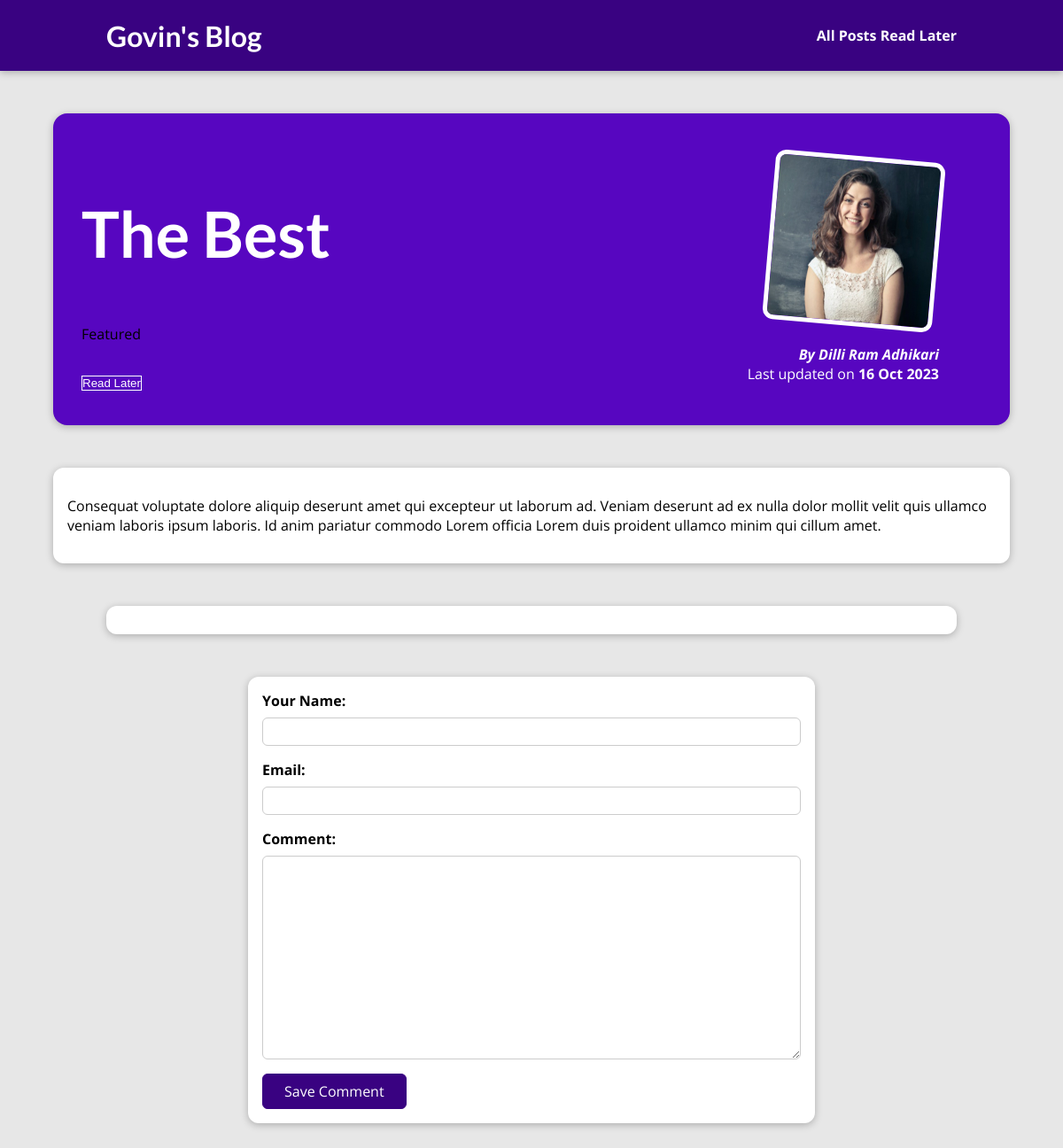
The page /posts/the-best on the database its author committed.
### blog/models.py (models this page shows, shortened)
class Post(models.Model):
    title=models.CharField(max_length=100,null=True)
    author=models.ForeignKey(Author,on_delete=models.SET_NULL,related_name="post",null=True)
    excerpt=models.CharField(max_length=200,null=True)
    image=models.ImageField(upload_to="images",null=True)
    date=models.DateField(auto_now=True)
    slug=models.SlugField(unique=True,default="",null=True)
    content=models.TextField(validators=[MinLengthValidator(10)])
    caption=models.ManyToManyField(Tag)

class Tag(models.Model):
    caption=models.CharField(max_length=100)

class Author(models.Model):
    first_name=models.CharField(max_length=100)
    last_name=models.CharField(max_length=100)
    email=models.EmailField()
    def full_name(self):
        return f"{self.first_name} {self.last_name}"
    def __str__(self):
        return self.full_name()

### blog/views.py (the view, shortened to what this page needs)
# urls.py: path("posts/<slug:slug>",views.PostDetails.as_view(),name="post-detail-page"),
class PostDetails(View):
    def get(self,request,slug):
        post=Post.objects.get(slug=slug)
        context={
                "post":post,
                "post_tags":post.caption.all(),
                "comment_form":CommentForm(),
                "comments":post.comments.all().order_by("-id")
        }
        return render(request,"blog/post-detail.html",context)

### blog/forms.py
class CommentForm(ModelForm):
    class Meta:
        model=Comments
        exclude=["post"]
        labels={
            "user_name":"Your Name",
            "email":"Email",
            "comment":"Comment",
        }

### blog/templates/blog/post-detail.html (shortened to what this page needs)
{% extends "base.html" %}
{% load static %}
{% block css_file %}
<link rel="stylesheet" href="{% static 'blog/post-detail.css' %}">
<link rel="stylesheet" href="{% static 'blog/index.css' %}">
{% endblock css_file %}
{% block content %}
<section id="summary">
    <h2>{{post.title}}</h2>
    <div>
        {% for tag in post_tags %}
            <span>{{tag.caption}}</span>
        {% endfor %}
    </div>
    <div id="read-later">
        <form action="" method="POST">
            <button>Read Later</button>
        </form>
    </div>
    <article>
        <img src="{{post.image.url}}" alt="Post Title"/>
        <address>By <a href="mailto:{{post.author.email_address}}">{{post.author|title}}</a></address>
        <div>
            Last updated on <time>{{post.date|date:"d M Y"}}</time>
        </div>
    </article>
</section>
<main>
    <p>
        {{post.content|linebreaks}}
    </p>
</main>
<section id="comments">
</section>
    <div>
        <form id="comment-form" action="{% url "post-detail-page" post.slug %} " method="POST">
            {% for form_field in comment_form %}
                <div class="form-control">
                    {{form_field.label_tag}}
                    {{form_field}}
                </div>
            {% endfor %}
            <button type="submit">Save Comment</button>
        </form>
    </div>
{%endblock%}

### static/app.css (style rules this page uses)
* { box-sizing: border-box; }
html { font-family: 'Open Sans', 'Lato', sans-serif; }
body { margin: 0; }
h1, h2, h3 { font-family: 'Lato', sans-serif; font-weight: bold; }

### blog/static/blog/post-detail.css (style rules this page uses)
body { background-color: #e7e7e7; }
#summary { margin: 8rem auto 3rem auto; padding: 2rem; width: 90%; max-width: 90rem; border-radius: 16px; background-color: #5706c0; position: relative; box-shadow: 0 2px 8px rgba(0, 0, 0, 0.25); height: 22rem; }
#summary h2 { color: white; font-size: 4.5rem; }
#summary article { position: absolute; top: 2rem; right: 3rem; padding: 1rem 2rem; border-radius: 12px; text-align: right; color: white; }
#summary article img { width: 12rem; height: 12rem; border-radius: 12px; transform: rotateZ(5deg); border: 5px solid white; margin-bottom: 1rem; }
#summary address { font-weight: bold; }
#summary a { color: white; text-decoration: None; }
#summary time { font-weight: bold; }
#read-later { margin: 2rem 0; }
#read-later button { background-color: transparent; border:1px solid white; padding:inherit; color:white; cursor:pointer; }
main { width: 90%; max-width: 90rem; margin: 3rem auto; background-color: white; padding: 1rem; border-radius: 12px; box-shadow: 0 2px 8px rgba(0, 0, 0, 0.25); }
#comment-form { margin: 3rem auto; width: 90%; max-width: 40rem; border-radius: 12px; background-color: white; box-shadow: 0 2px 8px rgba(0, 0, 0, 0.25); padding: 1rem; }
#comment-form button { font: inherit; background-color: #390281; color: white; border: 1px solid #390281; padding: 0.5rem 1.5rem; border-radius: 6px; cursor: pointer; }
.form-control { margin-bottom: 1rem; }
.form-control label { font-weight: bold; margin-bottom: 0.5rem; display: block; }
.form-control input, .form-control textarea { display: block; width: 100%; font: inherit; padding: 0.25rem; border-radius: 6px; border: 1px solid #ccc; }
#comments { margin: 3rem auto; width: 90%; max-width: 60rem; border-radius: 12px; background-color: white; box-shadow: 0 2px 8px rgba(0, 0, 0, 0.25); padding: 1rem 2rem; }

### rows shown on the page
Post: title "The Best", image (picture), author "Dilli Ram Adhikari", date "16 Oct 2023", content "Consequat voluptate dolore aliquip deserunt amet qui excepteur ut laborum ad. Veniam deserunt ad ex nulla dolor mollit velit quis ullamco veniam laboris ipsum laboris. Id anim pariatur commodo Lorem officia Lorem duis proident ullamco minim qui cillum amet."
Tag: caption "Featured"
